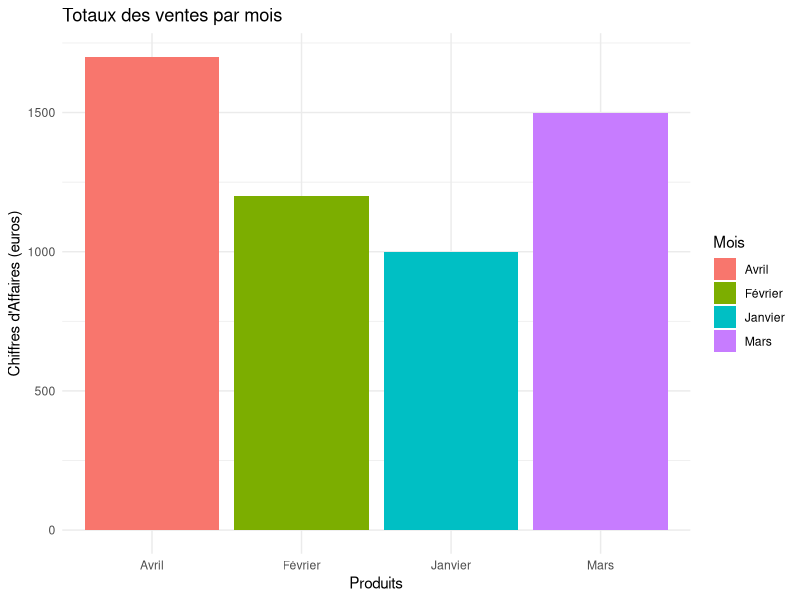

Generate this figure with R:
library(ggplot2)

ventes = data.frame(
  Mois = c("Janvier", "Février", "Mars", "Avril"),
  ChiffreAffaires = c(1000, 1200, 1500, 1700)
)

ventes

ggplot(
  ventes,
  aes(x = Mois, y = ChiffreAffaires)
) + geom_col(aes(fill = Mois)) + theme_minimal() + labs(title = "Totaux des ventes par mois",x = "Produits", y = "Chiffres d'Affaires (euros)")
